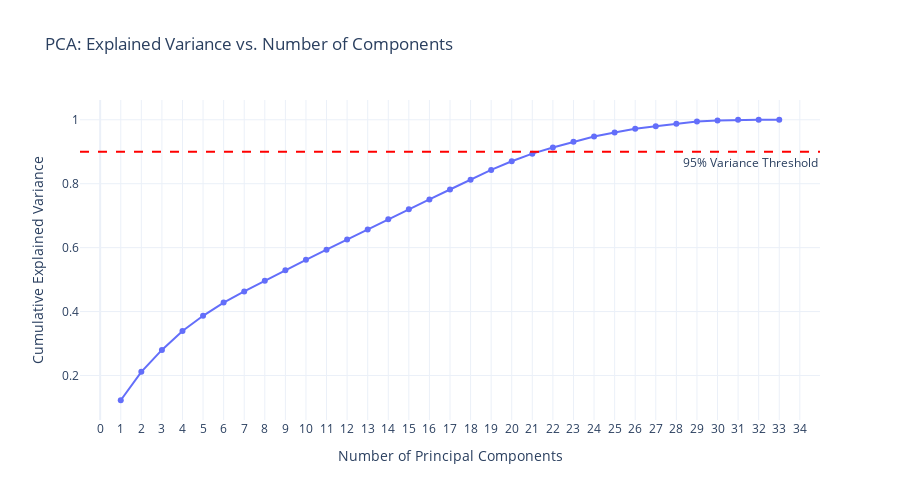

The notebook cell this image was saved under:
### Markdown cell above
## 6. Dimensionality Reduction with PCA

### Code cell
from sklearn.decomposition import PCA
import plotly.graph_objects as go
import numpy as np

# Run PCA on the scaled data without limiting components
pca_full = PCA()
X_pca_full = pca_full.fit_transform(X_scaled)

# Explained variance
explained_variance_ratio = pca_full.explained_variance_ratio_
cumulative_variance = np.cumsum(explained_variance_ratio)

fig = go.Figure()

fig.add_trace(go.Scatter(
    x=list(range(1, len(cumulative_variance)+1)),
    y=cumulative_variance,
    mode='lines+markers',
    name='Cumulative Explained Variance'
))

fig.add_hline(
    y=0.90,
    line_dash='dash',
    line_color='red',
    annotation_text='95% Variance Threshold',
    annotation_position='bottom right'
)

fig.update_layout(
    title='PCA: Explained Variance vs. Number of Components',
    xaxis_title='Number of Principal Components',
    yaxis_title='Cumulative Explained Variance',
    xaxis=dict(dtick=1),
    template='plotly_white',
    height=500
)

fig.show()

# Optional: Print the number of components needed to reach 95%
n_components_90 = np.argmax(cumulative_variance >= 0.90) + 1
print(f"Number of components to retain 90% variance: {n_components_90}")

### Figure 1 — Plotly figure (JSON) as saved in the notebook; plotly's stock layout.template omitted (floating-point values rounded to 4 significant figures)
{"data": [{"mode": "lines+markers", "name": "Cumulative Explained Variance", "type": "scatter", "x": [1, 2, 3, 4, 5, 6, 7, 8, 9, 10, 11, 12, 13, 14, 15, 16, 17, 18, 19, 20, 21, 22, 23, 24, 25, 26, 27, 28, 29, 30, 31, 32, 33], "y": [0.1226, 0.2116, 0.2801, 0.3394, 0.3868, 0.4282, 0.463, 0.4964, 0.5295, 0.5617, 0.5937, 0.6255, 0.657, 0.6884, 0.7197, 0.7509, 0.7818, 0.8126, 0.8432, 0.8702, 0.8939, 0.9133, 0.9314, 0.9478, 0.96, 0.9715, 0.9798, 0.9876, 0.9945, 0.9978, 0.9999, 1.0, 1.0]}], "layout": {"annotations": [{"showarrow": false, "text": "95% Variance Threshold", "x": 1, "xanchor": "right", "xref": "x domain", "y": 0.9, "yanchor": "top", "yref": "y"}], "height": 500, "shapes": [{"line": {"color": "red", "dash": "dash"}, "type": "line", "x0": 0, "x1": 1, "xref": "x domain", "y0": 0.9, "y1": 0.9, "yref": "y"}], "title": {"text": "PCA: Explained Variance vs. Number of Components"}, "xaxis": {"dtick": 1, "title": {"text": "Number of Principal Components"}}, "yaxis": {"title": {"text": "Cumulative Explained Variance"}}}}
